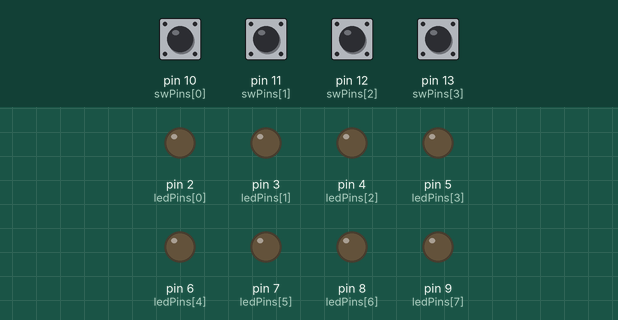
A sketch run on a simulated Arduino Uno, built with avr-gcc and run on an emulated ATmega328P. Shown: output pins drawn as LEDs (lit = HIGH). Dashed ring = blinking. The inputs (shaded band) are chosen by the test bench; at power-on: pin 10 (swPins[0]), pin 11 (swPins[1]), pin 12 (swPins[2]), pin 13 (swPins[3]) HIGH.

Above: at 1.2 s.
1.3 s: pin 10 (swPins[0]) pulled LOW for 1 s
At 1.48 s:
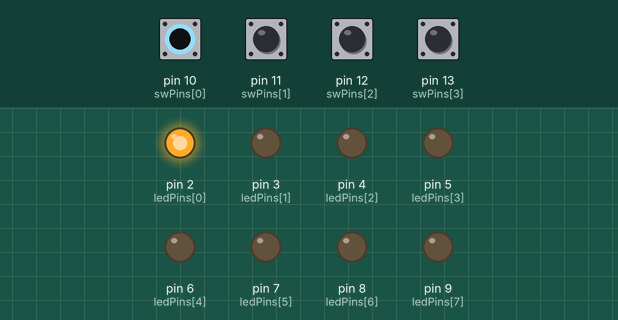
4.3 s: pin 13 (swPins[3]) pulled LOW for 1 s
At 5.04 s:
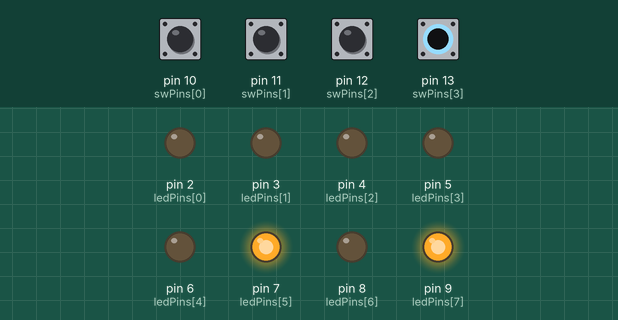
6.8 s: pin 11 (swPins[1]) pulled LOW for 0.15 s
At 7.9 s:
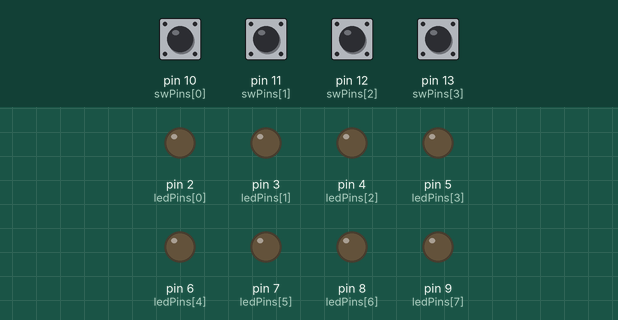
8.4 s: pin 12 (swPins[2]) pulled LOW for 1 s
At 8.58 s:
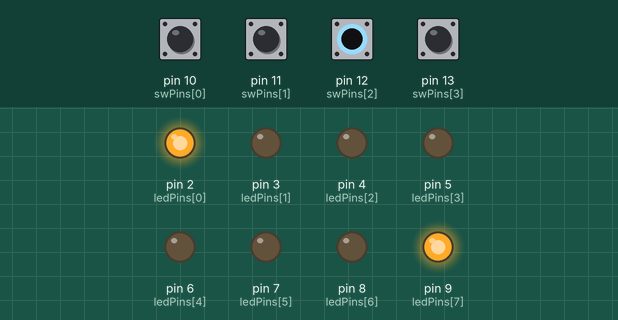
11.4 s: pin 11 (swPins[1]) pulled LOW for 1 s
At 11.71 s:
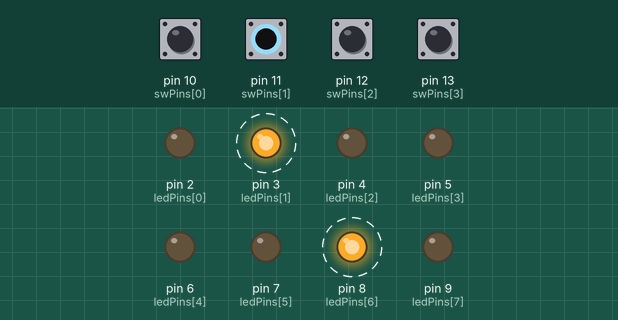
14.4 s: pin 10 (swPins[0]) driven LOW
At 15.52 s:
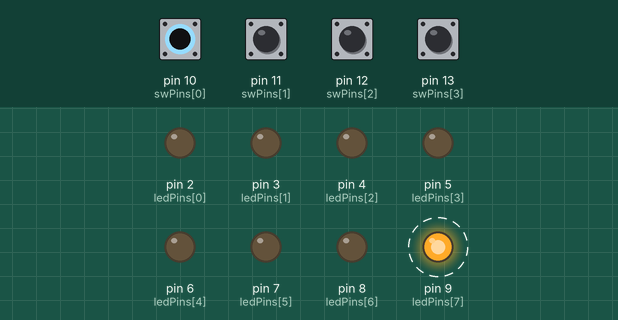
Timing chart, 0 to 18.4 s (numbered marks = the images above; inputs shaded):
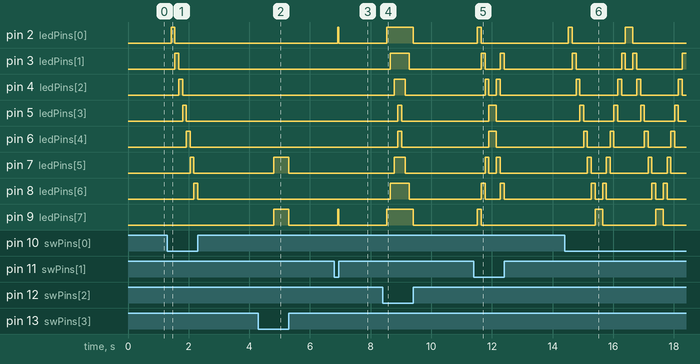

The sketch:

lab3.ino
```cpp
// Laboratory 3
const int ledPins[] = {2, 3, 4, 5, 6, 7, 8, 9};
const int swPins[] = {10, 11, 12, 13};

unsigned long previousMillis = 0;
int step = 0;
bool patternFinished = false; // Ensures Sw 2, 3, 4 only run once
int lastActiveSwitch = -1;    // Tracks which switch was last used to detect changes

void setup() {
  for (int i = 0; i < 8; i++) pinMode(ledPins[i], OUTPUT);
  // Using INPUT_PULLUP: LOW = ON, HIGH = OFF
  for (int i = 0; i < 4; i++) pinMode(swPins[i], INPUT_PULLUP);
}

void loop() {
  int activeCount = 0;
  int currentSw = -1;

  // 1. Count how many switches are ON
  for (int i = 0; i < 4; i++) {
    if (digitalRead(swPins[i]) == LOW) {
      activeCount++;
      currentSw = i; // Store the index of the switch (0 to 3)
    }
  }

  // 2. Condition: ONLY light up if EXACTLY one switch is on
  if (activeCount == 1) {
    // If we just switched to a new switch, reset the pattern logic
    if (currentSw != lastActiveSwitch) {
      resetPattern();
      lastActiveSwitch = currentSw;
    }

    // Execute the pattern for the active switch
    runPattern(currentSw + 1);
  }
  else {
    // If 0 or >1 switches are on, turn everything off and reset
    allOff();
    resetPattern();
    lastActiveSwitch = -1;
  }
}

void resetPattern() {
  step = 0;
  patternFinished = false;
  previousMillis = millis();
}

void allOff() {
  for (int i = 0; i < 8; i++) digitalWrite(ledPins[i], LOW);
}

void runPattern(int swNumber) {
  unsigned long currentMillis = millis();
  int interval = (swNumber == 4) ? 500 : 125; // Sw 4 is 500ms, others 125ms to fit 1s cycle

  // If Sw 2, 3, or 4 has finished its cycle, stay off
  if (patternFinished && swNumber != 1) return;

  if (currentMillis - previousMillis >= interval) {
    previousMillis = currentMillis;

    switch (swNumber) {
      case 1: pattern1(); break;
      case 2: pattern2(); break;
      case 3: pattern3(); break;
      case 4: pattern4(); break;
    }
  }
}

// SWITCH 1: L-R (1s) and R-L (1s) Loop
void pattern1() {
  allOff();
  if (step < 8) digitalWrite(ledPins[step], HIGH);        // Left to Right
  else digitalWrite(ledPins[15 - step], HIGH);           // Right to Left

  step++;
  if (step >= 16) step = 0; // Loop back to start
}

// SWITCH 2: Inward-Outward (Once)
void pattern2() {
  allOff();
  if (step < 4) { // Inward (1&8 to 4&5)
    digitalWrite(ledPins[step], HIGH);
    digitalWrite(ledPins[7 - step], HIGH);
  } else if (step < 8) { // Outward (4&5 to 1&8)
    int outIdx = 7 - step;
    digitalWrite(ledPins[outIdx], HIGH);
    digitalWrite(ledPins[7 - outIdx], HIGH);
  } else {
    patternFinished = true;
    allOff();
  }
  step++;
}

// SWITCH 3: Inward-Outward Retain (Once)
void pattern3() {
  if (step == 0) allOff();

  if (step < 4) { // Filling Inward
    digitalWrite(ledPins[step], HIGH);
    digitalWrite(ledPins[7 - step], HIGH);
  } else if (step < 8) { // Removing Outward
    int outIdx = step - 4; // 0, 1, 2, 3
    digitalWrite(ledPins[3 - outIdx], LOW);
    digitalWrite(ledPins[4 + outIdx], LOW);
  } else {
    patternFinished = true;
    allOff();
  }
  step++;
}

// SWITCH 4: Specific Pairs (Once)
void pattern4() {
  // Pairs: 8&6, 5&7, 4&6, 3&5, 2&4, 1&3
  // Indices: {7,5}, {4,6}, {3,5}, {2,4}, {1,3}, {0,2}
  int pairs[][2] = {{7,5}, {4,6}, {3,5}, {2,4}, {1,3}, {0,2}};

  allOff();
  if (step < 6) {
    digitalWrite(ledPins[pairs[step][0]], HIGH);
    digitalWrite(ledPins[pairs[step][1]], HIGH);
    step++;
  } else {
    patternFinished = true;
    allOff();
  }
}


// const int outPins[] = {2, 3, 4, 5, 6, 7, 8, 9};
// const int swPins[] = {10, 11, 12, 13};
// bool isDone = false;

// void setup() {
//   // put your setup code here, to run once:
//   Serial.begin(9800);
//   for (int i=0; i<8; i++) {
//     pinMode(outPins[i], OUTPUT);
//   }
//   for (int i=0; i<4; i++) {
//     pinMode(swPins[i], INPUT_PULLUP);
//   }
// }

// void loop() {
//   // put your main code here, to run repeatedly:
//   if (digitalRead(swPins[0]) == LOW){
//     isDone = false;
//     pattern1();
//   } else if (digitalRead(swPins[1]) == LOW) {
//     isDone = false;
//     pattern2();
//   } else if (digitalRead(swPins[2]) == LOW) {
//     isDone = false;
//     pattern3();
//   } else if (digitalRead(swPins[3]) == LOW) {
//     isDone = false;
//     pattern4();
//   } else {
//     allLightsOff();
//   }
// }

// void allLightsOff() {
//   for (int j=0; j<8; j++) {
//     digitalWrite(outPins[j], LOW);
//   }
//   return;
// }

// void pattern1() {
//   if (!isDone) {
//     for (int j=0; j<8; j++) {
//       digitalWrite(outPins[j], HIGH);
//       delay(125);
//       digitalWrite(outPins[j], LOW);
//     }

//     for (int k=6; k>=0; k--) {
//       digitalWrite(outPins[k], HIGH);
//       delay(125);
//       digitalWrite(outPins[k], LOW);
//     }
//     isDone = true;
//   }
//   return;
// }

// void pattern2() {
//   if (!isDone) {
//     for (int j=0; j<8; j++) {
//       digitalWrite(outPins[j], HIGH);
//       digitalWrite(outPins[7-j], HIGH);
//       delay(63);
//       digitalWrite(outPins[j], LOW);
//       digitalWrite(outPins[7-j], LOW);
//     }

//     for (int k=2; k>=0; k--) {
//       digitalWrite(outPins[k], HIGH);
//       digitalWrite(outPins[7-k], HIGH);
//       delay(63);
//       digitalWrite(outPins[k], LOW);
//       digitalWrite(outPins[7-k], LOW);
//     }
//     isDone = true;
//   }
//   return;
// }

// void pattern3() {
//   if (!isDone) {
//     for (int j=0; j<4; j++) {
//       digitalWrite(outPins[j], HIGH);
//       digitalWrite(outPins[7-j], HIGH);
//       delay(63);
//     }

//     for (int k=3; k>=0; k--) {
//       digitalWrite(outPins[k], LOW);
//       digitalWrite(outPins[7-k], LOW);
//       delay(63);
//     }

//     isDone = true;
//   }
//   return;
// }

// void pattern4() {
//   if (!isDone) {
//     int ledPairs[][2] = {{5, 7}, {4, 6}, {3, 5}, {2, 4}, {1, 3}, {0, 2}};
//     for (int j=0; j<6; j++) {
//       digitalWrite(ledPairs[j][0], HIGH);
//       digitalWrite(ledPairs[j][1], HIGH);
//       delay(500);
//     }
//   }
//   return;
// }
```

Measured:
- after the input at 1.3 s, pin 2 (ledPins[0]): LOW → HIGH after 0.12 s, → LOW 0.12 s later; pin 3 (ledPins[1]): LOW → HIGH after 0.25 s, → LOW 0.12 s later; pin 4 (ledPins[2]): LOW → HIGH after 0.37 s, → LOW 0.12 s later; pin 5 (ledPins[3]): LOW → HIGH after 0.50 s, → LOW 0.12 s later; pin 6 (ledPins[4]): LOW → HIGH after 0.62 s, → LOW 0.12 s later
- after the input at 4.3 s, pin 7 (ledPins[5]), pin 9 (ledPins[7]): LOW → HIGH after 0.50 s, → LOW 0.50 s later
- after the input at 6.8 s, pin 2 (ledPins[0]), pin 9 (ledPins[7]): LOW → HIGH after 0.12 s, → LOW 0.03 s later
- after the input at 8.4 s, pin 2 (ledPins[0]): LOW → HIGH after 0.12 s, → LOW 0.87 s later; pin 3 (ledPins[1]): LOW → HIGH after 0.25 s, → LOW 0.62 s later
- after the input at 11.4 s, pin 2 (ledPins[0]): LOW → HIGH after 0.12 s, → LOW 0.12 s later; pin 3 (ledPins[1]): alternates HIGH for 0.13 s and LOW for 0.50 s, 4 changes in all, then stays LOW, starting after 0.25 s
- after the input at 14.4 s, pin 2 (ledPins[0]): LOW → HIGH after 0.12 s, → LOW 0.12 s later, → HIGH 1.8 s later, → LOW 0.25 s later; pin 3 (ledPins[1]): goes HIGH 0.12 s, LOW 1.5 s, HIGH 0.12 s, LOW 0.25 s, HIGH 0.12 s, LOW 1.5 s, then HIGH, starting after 0.25 s
